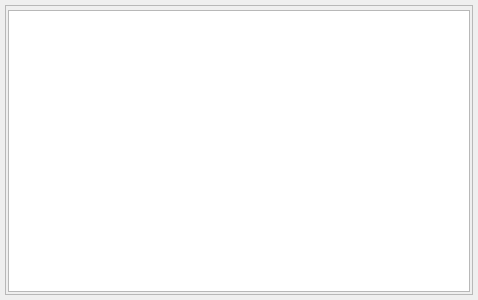
<?xml version="1.0" encoding="UTF-8"?>
<ui version="4.0">
 <class>CardReaderWidget</class>
 <widget class="QWidget" name="CardReaderWidget">
  <property name="geometry">
   <rect>
    <x>0</x>
    <y>0</y>
    <width>478</width>
    <height>300</height>
   </rect>
  </property>
  <property name="windowTitle">
   <string>Form</string>
  </property>
  <layout class="QVBoxLayout" name="verticalLayout">
   <property name="spacing">
    <number>2</number>
   </property>
   <property name="leftMargin">
    <number>5</number>
   </property>
   <property name="topMargin">
    <number>5</number>
   </property>
   <property name="rightMargin">
    <number>5</number>
   </property>
   <property name="bottomMargin">
    <number>5</number>
   </property>
   <item>
    <widget class="QFrame" name="frame">
     <property name="frameShape">
      <enum>QFrame::StyledPanel</enum>
     </property>
     <property name="frameShadow">
      <enum>QFrame::Raised</enum>
     </property>
     <layout class="QVBoxLayout" name="verticalLayout_4">
      <property name="spacing">
       <number>2</number>
      </property>
      <property name="leftMargin">
       <number>2</number>
      </property>
      <property name="topMargin">
       <number>2</number>
      </property>
      <property name="rightMargin">
       <number>2</number>
      </property>
      <property name="bottomMargin">
       <number>2</number>
      </property>
      <item>
       <widget class="qf::qmlwidgets::TableViewToolBar" name="tblCardsTB" native="true"/>
      </item>
      <item>
       <widget class="qf::qmlwidgets::TableView" name="tblCards"/>
      </item>
     </layout>
    </widget>
   </item>
  </layout>
 </widget>
 <customwidgets>
  <customwidget>
   <class>qf::qmlwidgets::TableView</class>
   <extends>QTableView</extends>
   <header location="global">qf/qmlwidgets/tableview.h</header>
  </customwidget>
  <customwidget>
   <class>qf::qmlwidgets::TableViewToolBar</class>
   <extends>QWidget</extends>
   <header location="global">qf/qmlwidgets/tableviewtoolbar.h</header>
   <container>1</container>
  </customwidget>
 </customwidgets>
 <resources/>
 <connections/>
</ui>
